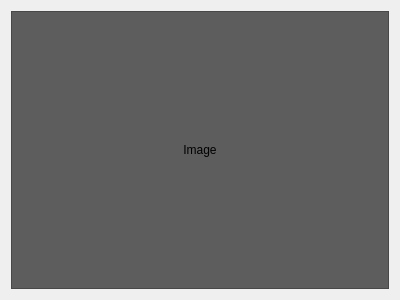
<?xml version="1.0" encoding="UTF-8"?>
<ui version="4.0">
 <class>MainImageWidget</class>
 <widget class="QWidget" name="MainImageWidget">
  <property name="geometry">
   <rect>
    <x>0</x>
    <y>0</y>
    <width>400</width>
    <height>300</height>
   </rect>
  </property>
  <property name="windowTitle">
   <string>Form</string>
  </property>
  <layout class="QVBoxLayout" name="verticalLayout">
   <item>
    <widget class="QImageDisplay" name="globalImageLabel">
     <property name="minimumSize">
      <size>
       <width>250</width>
       <height>250</height>
      </size>
     </property>
     <property name="baseSize">
      <size>
       <width>150</width>
       <height>150</height>
      </size>
     </property>
     <property name="toolTip">
      <string>Image display</string>
     </property>
     <property name="styleSheet">
      <string notr="true">background-color: rgb(93, 93, 93);</string>
     </property>
     <property name="frameShape">
      <enum>QFrame::StyledPanel</enum>
     </property>
     <property name="text">
      <string>Image</string>
     </property>
     <property name="alignment">
      <set>Qt::AlignCenter</set>
     </property>
    </widget>
   </item>
  </layout>
 </widget>
 <customwidgets>
  <customwidget>
   <class>QImageDisplay</class>
   <extends>QLabel</extends>
   <header location="global">qimagedisplay.h</header>
  </customwidget>
 </customwidgets>
 <resources/>
 <connections/>
</ui>
